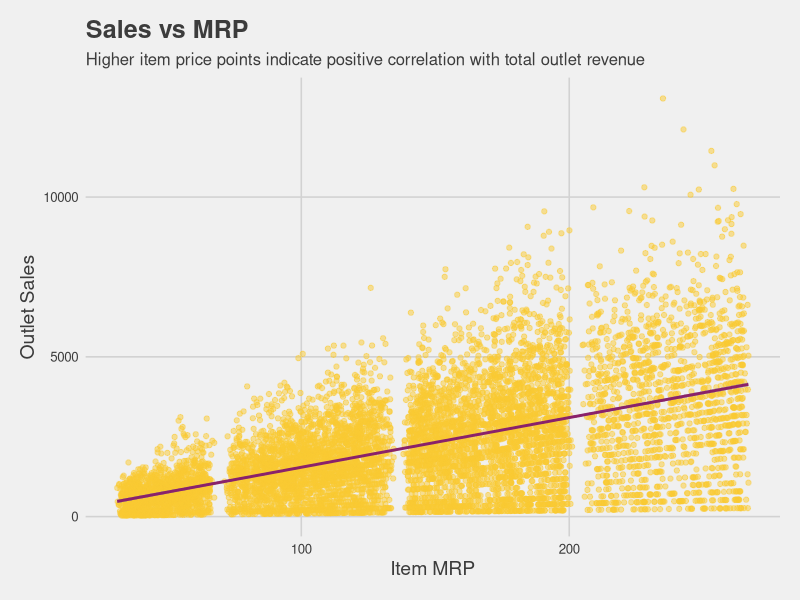
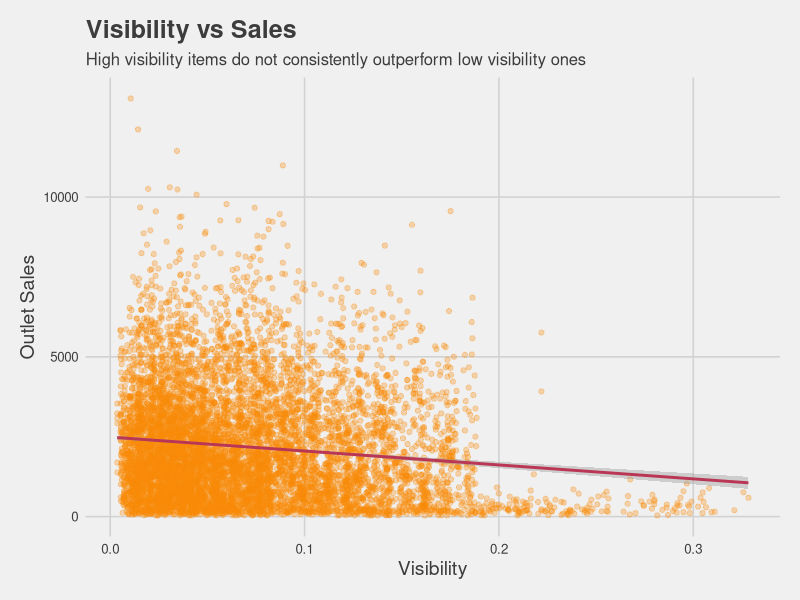
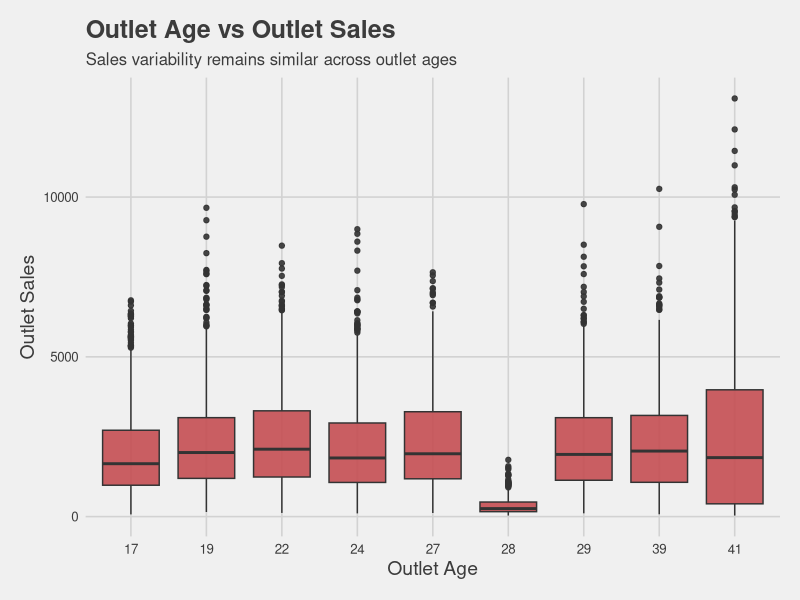
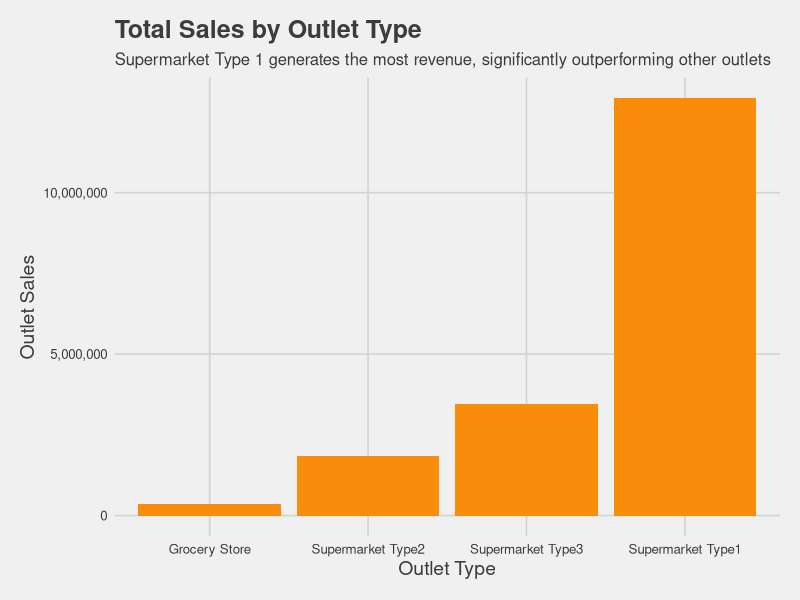
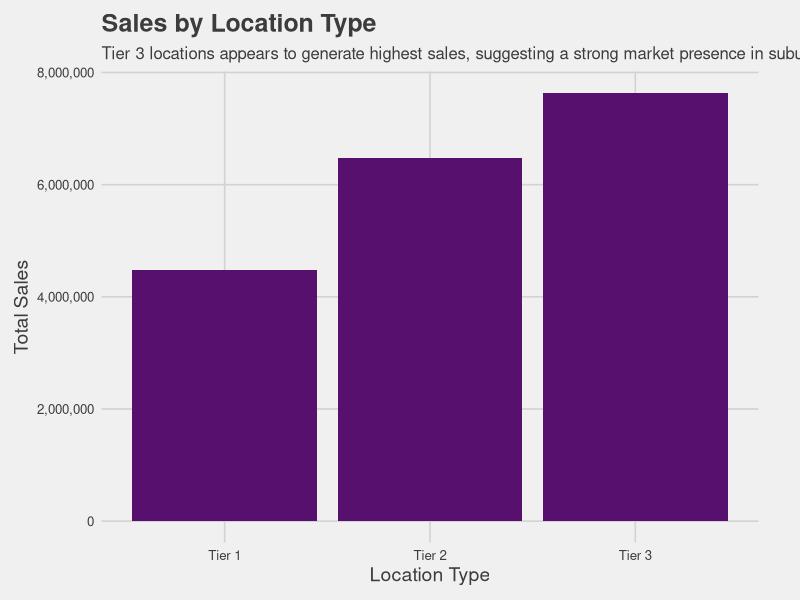
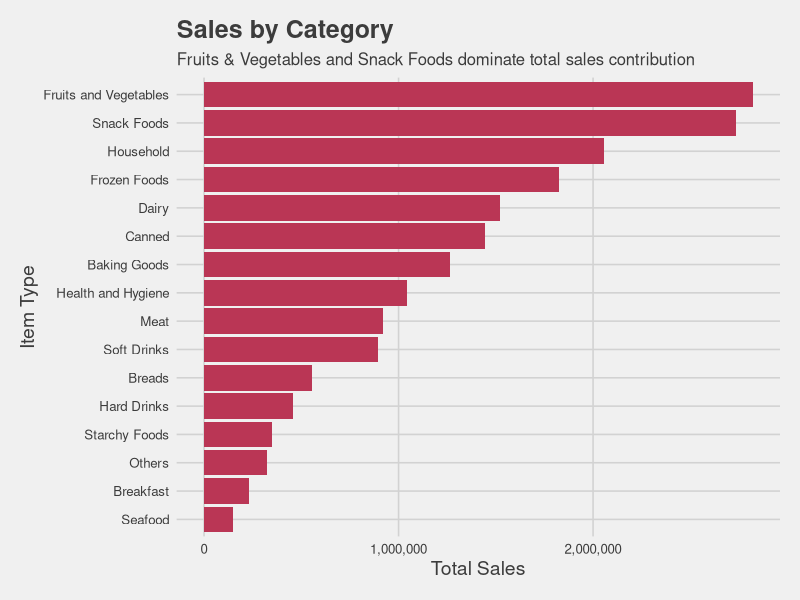
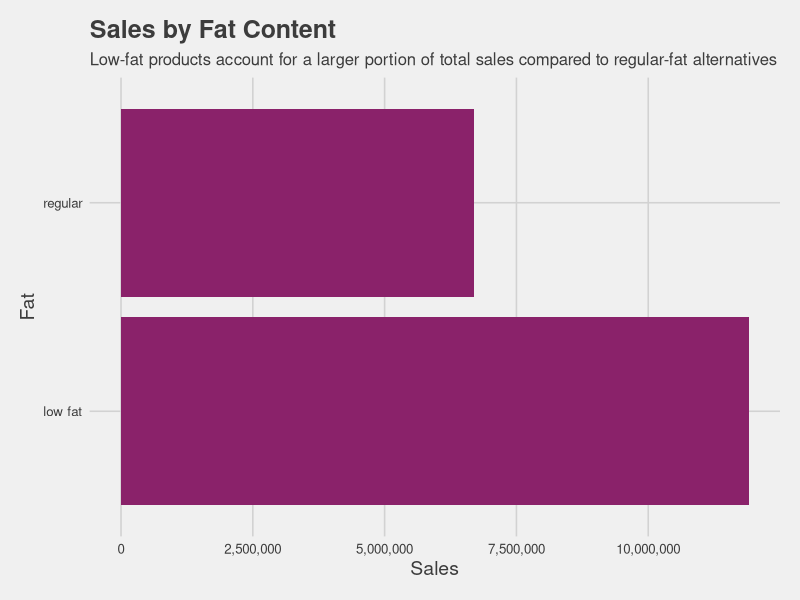

Source code (R) for these figures, in order:
## ---- chunk 1
library(tidyverse)
library(here)
library(ggplot2)
library(ggthemes)
## ---- chunk 2
data <- read_csv(here("data", "cleaned", "bigmart_cleaned.csv"))

glimpse(data)
## ---- chunk 3
data %>%
  ggplot(aes(x = item_mrp, y = item_outlet_sales)) +
  geom_point(alpha = 0.5, color = "#F9C932FF") + 
  geom_smooth(method = "lm", color = "#8A226AFF") + 
  labs(
    title = "Sales vs MRP",
    subtitle = "Higher item price points indicate positive correlation with total outlet revenue",
    x = "Item MRP",
    y = "Outlet Sales"
  ) +
  theme_fivethirtyeight() +
  theme(
    text = element_text(family = "sans"),
    plot.title = element_text(face = "bold", size = 18),
    axis.title = element_text(size = 14),
    axis.text = element_text()
  )
## ---- chunk 4
data %>%
  ggplot(aes(x = item_visibility, y = item_outlet_sales)) +
  geom_point(alpha = 0.3, color = "#F98C0AFF") + 
  geom_smooth(method = "lm", color = "#BA3655FF") +
  labs(
    title = "Visibility vs Sales",
    subtitle = "High visibility items do not consistently outperform low visibility ones",
    x = "Visibility",
    y = "Outlet Sales"
  ) + 
  theme_fivethirtyeight() +
  theme(
    text = element_text(family = "sans"),
    plot.title = element_text(face = "bold", size = 18),
    axis.title = element_text(size = 14),
    axis.text = element_text()
  )
## ---- chunk 5
data %>%
  ggplot(aes(x = factor(outlet_age), y = item_outlet_sales)) +
  geom_boxplot(fill = "#C44E52FF", alpha = 0.9) +
  labs(
    title = "Outlet Age vs Outlet Sales",
    subtitle = "Sales variability remains similar across outlet ages",
    x = "Outlet Age",
    y = "Outlet Sales"
  ) +
  theme_fivethirtyeight() + 
  theme(
    text = element_text(family = "sans"),
    plot.title = element_text(face = "bold", size = 18),
    axis.title = element_text(size = 14),
    axis.text = element_text()
  )
## ---- chunk 6
sales_by_outlet <- read_csv(here("data", "processed", "sales_by_outlet.csv"))

sales_by_outlet %>%
  ggplot(aes(x = reorder(outlet_type, total_sales), y = total_sales)) + 
  geom_col(fill = "#F98C0AFF") + 
  scale_y_continuous(labels = scales::comma) + 
  labs(
    title = "Total Sales by Outlet Type",
    subtitle = "Supermarket Type 1 generates the most revenue, significantly outperforming other outlets",
    x = "Outlet Type",
    y = "Outlet Sales"
  ) + 
  theme_fivethirtyeight() + 
  theme(
    text = element_text(family = "sans"),
    plot.title = element_text(size = 18, face = "bold"),
    axis.title = element_text(size = 14),
    axis.text = element_text()
  )
## ---- chunk 7
sales_by_location <- read_csv(here("data", "processed", "sales_by_location.csv"))

sales_by_location %>%
  ggplot(aes(x = outlet_location_type, y = total_sales)) + 
  geom_col(fill = "#57106EFF") + 
  scale_y_continuous(labels = scales::comma) +
  labs(
    title = "Sales by Location Type",
    subtitle = "Tier 3 locations appears to generate highest sales, suggesting a strong market presence in suburban or rural zones",
    x = "Location Type",
    y = "Total Sales"
  ) + 
  theme_fivethirtyeight() + 
  theme(
    text = element_text(family = "sans"),
    plot.title = element_text(size = 18, face = "bold"),
    axis.title = element_text(size = 14),
    axis.text = element_text(),
    plot.margin = margin(10, 30, 10, 10)
  )
## ---- chunk 8
sales_by_category <- read_csv(here("data", "processed", "sales_by_category.csv"))

sales_by_category %>%
  ggplot(aes(x = reorder(item_type, total_sales), y = total_sales)) + 
  geom_col(fill = "#BA3655FF") + 
  scale_y_continuous(labels = scales::comma) +
  coord_flip() +
  labs(
    title = "Sales by Category",
    subtitle = "Fruits & Vegetables and Snack Foods dominate total sales contribution",
    x = "Item Type",
    y = "Total Sales"
  ) + 
  theme_fivethirtyeight() + 
  theme(
    text = element_text(family = "sans"),
    plot.title = element_text(size = 18, face = "bold"),
    axis.title = element_text(size = 14),
    axis.text = element_text()
  )
## ---- chunk 9
sales_by_fat <- read_csv(here("data", "processed", "sales_by_fat.csv"))

sales_by_fat %>%
  ggplot(aes(x = item_fat_content, y = total_sales)) + 
  geom_col(fill = "#8A226AFF") + 
  scale_y_continuous(labels = scales::comma) + 
  coord_flip() + 
  labs(
    title = "Sales by Fat Content",
    subtitle = "Low-fat products account for a larger portion of total sales compared to regular-fat alternatives",
    x = "Fat",
    y = "Sales"
  ) + 
  theme_fivethirtyeight() + 
  theme(
    text = element_text(family = "sans"),
    plot.title = element_text(size = 18, face = "bold"),
    axis.title = element_text(size =14),
    axis.text = element_text()
  )
